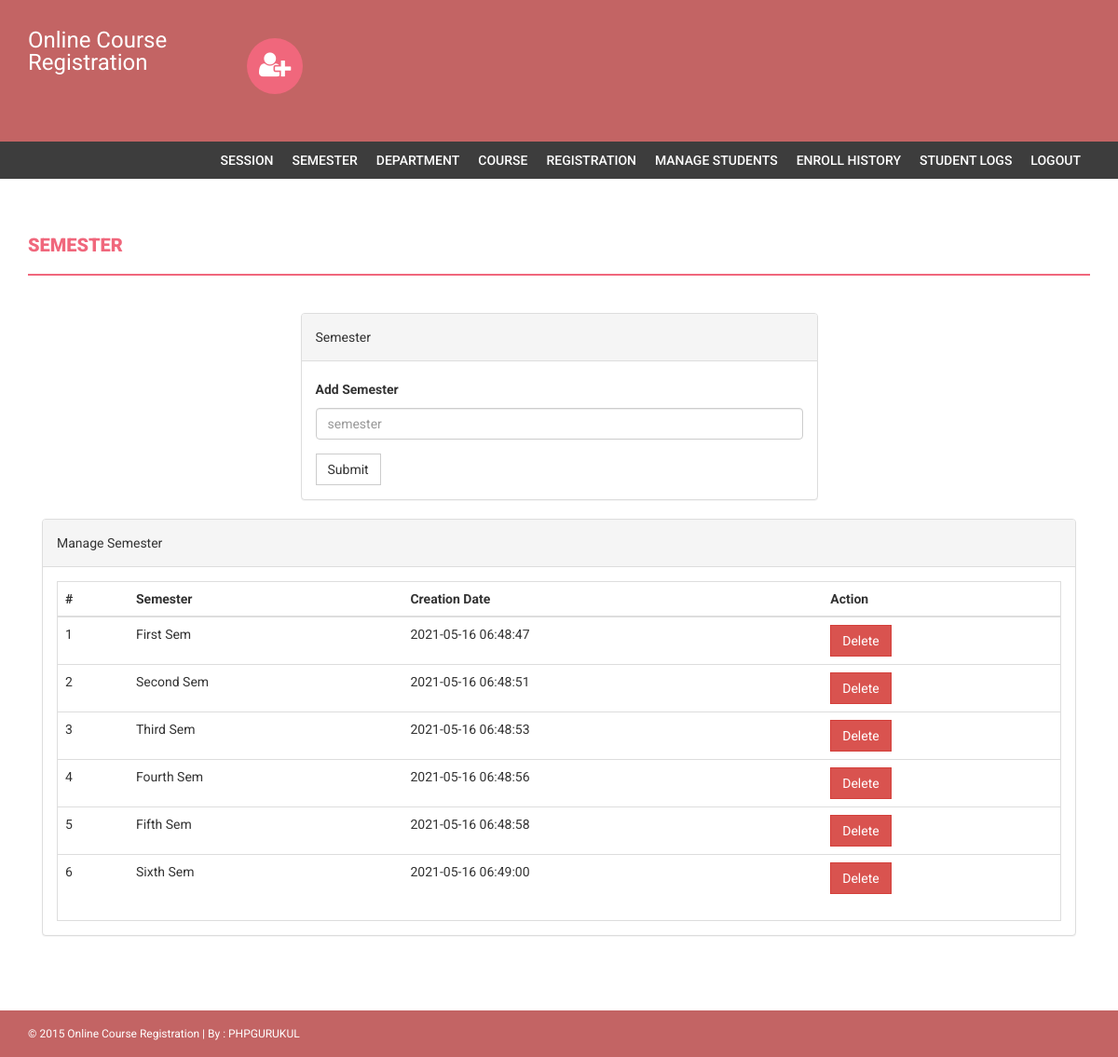
/onlinecourse/admin/semester.php (signed in), run on the app's committed database.
### tables this page shows
CREATE TABLE `semester` (
  `id` int(11) NOT NULL,
  `semester` varchar(255) DEFAULT NULL,
  `creationDate` timestamp NULL DEFAULT current_timestamp(),
  `updationDate` varchar(255) DEFAULT NULL
);

### onlinecourse/admin/semester.php (the view, shortened to what this page needs)
<?php
if(strlen($_SESSION['alogin'])==0)
    {
header('location:index.php');
}
else{
?>
<!DOCTYPE html>
<html xmlns="http://www.w3.org/1999/xhtml">
<head>
    <link href="assets/css/bootstrap.css" rel="stylesheet" />
    <link href="assets/css/font-awesome.css" rel="stylesheet" />
    <link href="assets/css/style.css" rel="stylesheet" />
</head>
<body>
<?php include('includes/header.php');?>
<?php if($_SESSION['alogin']!="")
{
 include('includes/menubar.php');
}
 ?>
    <div class="content-wrapper">
        <div class="container">
              <div class="row">
                    <div class="col-md-12">
                        <h1 class="page-head-line">Semester  </h1>
                    </div>
                </div>
                <div class="row" >
                  <div class="col-md-3"></div>
                    <div class="col-md-6">
                        <div class="panel panel-default">
                        <div class="panel-heading">
                           Semester
                        </div>
                        <div class="panel-body">
                       <form name="semester" method="post">
   <div class="form-group">
    <label for="semester">Add Semester  </label>
    <input type="text" class="form-control" id="semester" name="semester" placeholder="semester" required />
  </div>
 <button type="submit" name="submit" class="btn btn-default">Submit</button>
</form>
                            </div>
                            </div>
                    </div>
                </div>
                <div class="col-md-12">
                    <div class="panel panel-default">
                        <div class="panel-heading">
                            Manage Semester
                        </div>
                        <div class="panel-body">
                            <div class="table-responsive table-bordered">
                                <table class="table">
                                    <thead>
                                        <tr>
                                            <th>#</th>
                                            <th>Semester</th>
                                            <th>Creation Date</th>
                                            <th>Action</th>
                                        </tr>
                                    </thead>
                                    <tbody>
<?php
$sql=mysqli_query($con,"select * from semester");
$cnt=1;
while($row=mysqli_fetch_array($sql))
{
?>
                                        <tr>
                                            <td><?php echo $cnt;?></td>
                                            <td><?php echo htmlentities($row['semester']);?></td>
                                            <td><?php echo htmlentities($row['creationDate']);?></td>
                                            <td>
  <a href="semester.php?id=<?php echo $row['id']?>&del=delete" onClick="return confirm('Are you sure you want to delete?')">
                                            <button class="btn btn-danger">Delete</button>
</a>
                                            </td>
                                        </tr>
<?php
$cnt++;
} ?>
                                    </tbody>
                                </table>
                            </div>
                        </div>
                    </div>
                </div>
            </div>
        </div>
  <?php include('includes/footer.php');?>
</body>
</html>
<?php } ?>

### onlinecourse/admin/assets/css/style.css (style rules this page uses)
body { font-family: 'Roboto', sans-serif; line-height: 30px; }
.content-wrapper { margin-top: 40px; min-height: 600px; padding-bottom: 60px; }
.page-head-line { font-weight: 900; padding-bottom: 20px; border-bottom: 2px solid #F0677C; text-transform: uppercase; color: #F0677C; font-size: 20px; margin-bottom: 40px; }
.btn { border-radius: 0px; -webkit-border-radius: 0px; -moz-border-radius: 0px; }

### data on the page
semester: semester "First Sem", creationDate "2021-05-16 06:48:47"
semester: semester "Second Sem", creationDate "2021-05-16 06:48:51"
semester: semester "Third Sem", creationDate "2021-05-16 06:48:53"
semester: semester "Fourth Sem", creationDate "2021-05-16 06:48:56"
semester: semester "Fifth Sem", creationDate "2021-05-16 06:48:58"
semester: semester "Sixth Sem", creationDate "2021-05-16 06:49:00"
